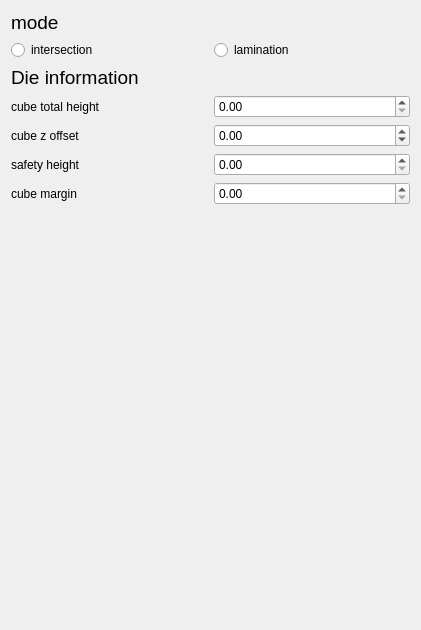
<?xml version="1.0" encoding="UTF-8"?>
<ui version="4.0">
 <class>WBcreateCubePanel</class>
 <widget class="QDialog" name="WBcreateCubePanel">
  <property name="geometry">
   <rect>
    <x>0</x>
    <y>0</y>
    <width>421</width>
    <height>630</height>
   </rect>
  </property>
  <property name="windowTitle">
   <string>Cube properties</string>
  </property>
  <layout class="QVBoxLayout" name="verticalLayout">
   <item>
    <layout class="QVBoxLayout" name="verticalLayout_3">
     <item>
      <widget class="QLabel" name="label_6">
       <property name="font">
        <font>
         <pointsize>14</pointsize>
        </font>
       </property>
       <property name="text">
        <string>mode</string>
       </property>
       <property name="margin">
        <number>6</number>
       </property>
      </widget>
     </item>
     <item>
      <layout class="QHBoxLayout" name="horizontalLayout_5">
       <item>
        <widget class="QRadioButton" name="intersection">
         <property name="text">
          <string>intersection</string>
         </property>
        </widget>
       </item>
       <item>
        <widget class="QRadioButton" name="lamination">
         <property name="text">
          <string>lamination</string>
         </property>
        </widget>
       </item>
      </layout>
     </item>
    </layout>
   </item>
   <item>
    <layout class="QVBoxLayout" name="verticalLayout_2">
     <item>
      <widget class="QLabel" name="label_2">
       <property name="font">
        <font>
         <pointsize>14</pointsize>
        </font>
       </property>
       <property name="text">
        <string>Die information</string>
       </property>
       <property name="margin">
        <number>6</number>
       </property>
      </widget>
     </item>
     <item>
      <layout class="QHBoxLayout" name="horizontalLayout_4">
       <item>
        <widget class="QLabel" name="label_5">
         <property name="text">
          <string>cube total height</string>
         </property>
        </widget>
       </item>
       <item>
        <widget class="QDoubleSpinBox" name="cube_total_height"/>
       </item>
      </layout>
     </item>
     <item>
      <layout class="QHBoxLayout" name="horizontalLayout">
       <item>
        <widget class="QLabel" name="label">
         <property name="text">
          <string>cube z offset</string>
         </property>
        </widget>
       </item>
       <item>
        <widget class="QDoubleSpinBox" name="cube_z_offset">
         <property name="minimum">
          <double>-99.989999999999995</double>
         </property>
        </widget>
       </item>
      </layout>
     </item>
     <item>
      <layout class="QHBoxLayout" name="horizontalLayout_2">
       <item>
        <widget class="QLabel" name="label_3">
         <property name="text">
          <string>safety height</string>
         </property>
        </widget>
       </item>
       <item>
        <widget class="QDoubleSpinBox" name="safety_height"/>
       </item>
      </layout>
     </item>
     <item>
      <layout class="QHBoxLayout" name="horizontalLayout_3">
       <item>
        <widget class="QLabel" name="label_4">
         <property name="text">
          <string>cube margin</string>
         </property>
        </widget>
       </item>
       <item>
        <widget class="QDoubleSpinBox" name="cube_margin"/>
       </item>
      </layout>
     </item>
    </layout>
   </item>
   <item>
    <spacer name="verticalSpacer">
     <property name="orientation">
      <enum>Qt::Orientation::Vertical</enum>
     </property>
     <property name="sizeHint" stdset="0">
      <size>
       <width>20</width>
       <height>40</height>
      </size>
     </property>
    </spacer>
   </item>
  </layout>
 </widget>
 <resources/>
 <connections/>
</ui>
